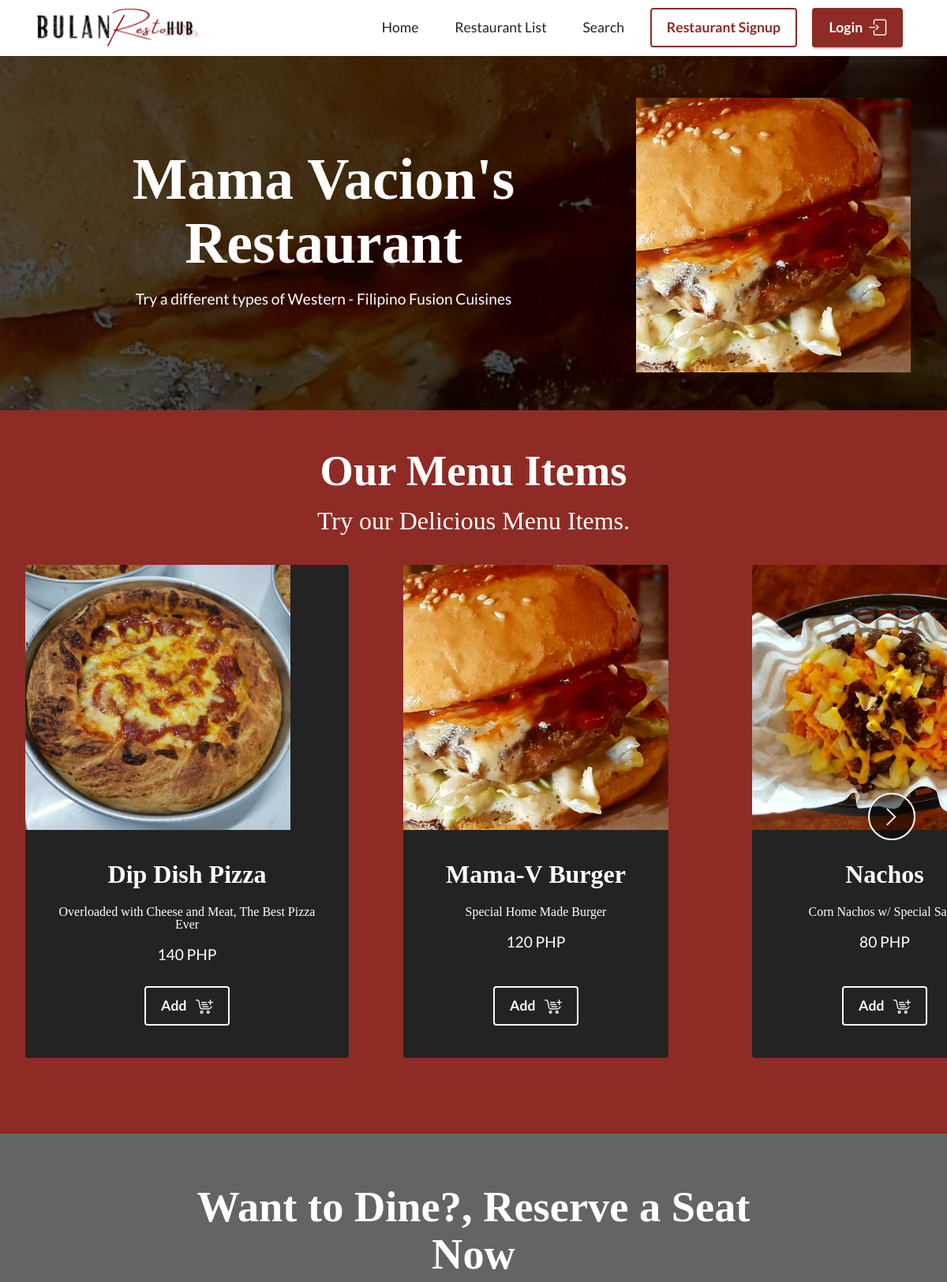
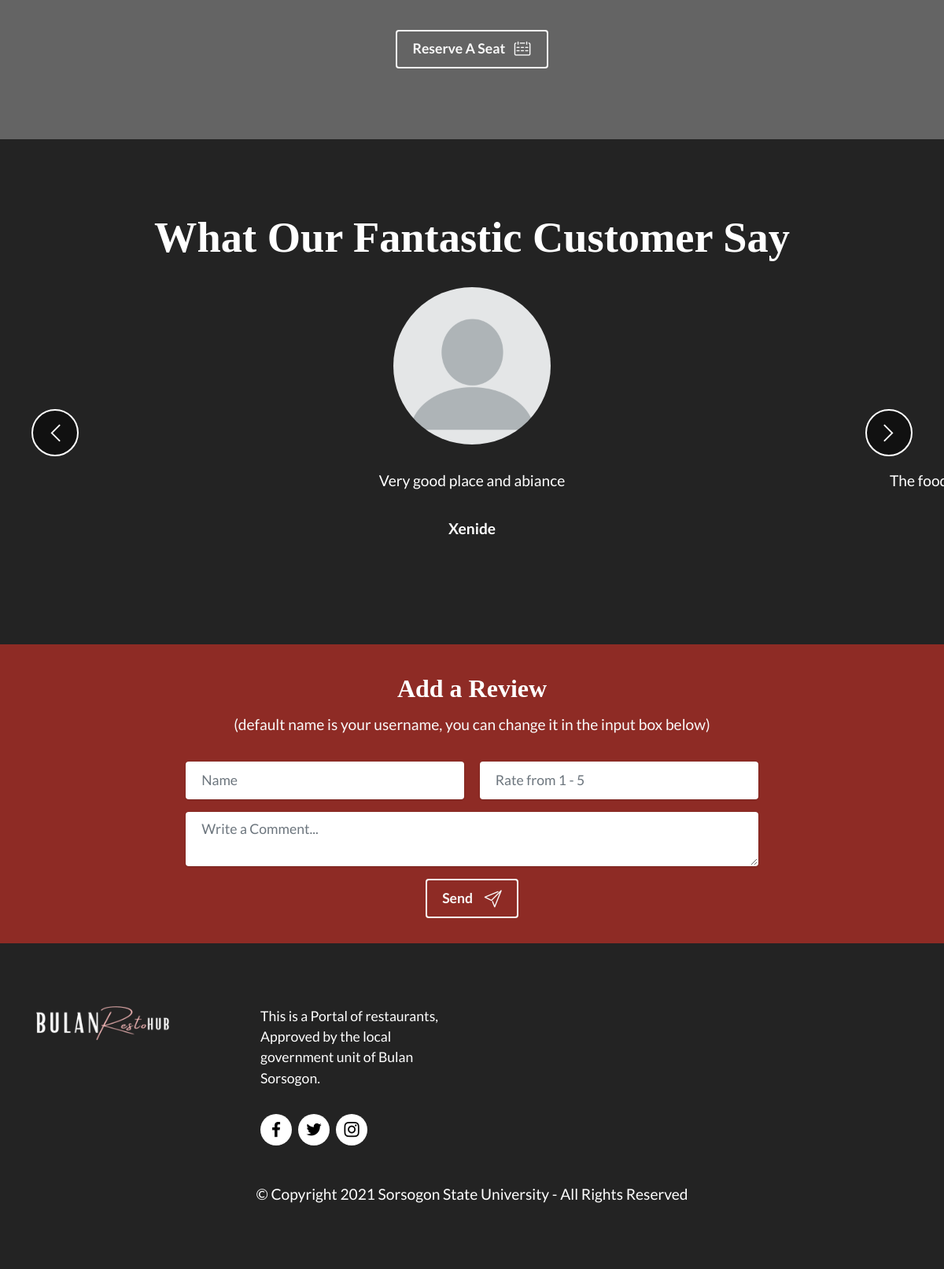
The app's page /restaurant/mamav with its own data (2 pictures, top to bottom).
### model.py (models this page shows)
class Restaurants(db.Model):
    __tablename__ = 'restaurants'
    id = Column(Integer,primary_key=True)
    title = Column(String(255))
    subtitle = Column(Text)
    image = Column(String(255))
    slug = Column(String(255))
    useraccount = Column(String(255))

class MenuItems(db.Model):
    __tablename__ = 'menu_items'
    id = Column(Integer,primary_key=True)
    name = Column(String(255))
    details = Column(String(255))
    image = Column(String(255))
    price = Column(String(255))
    search_tags = Column(String(255))
    slug = Column(String(255))

class Feedback(db.Model):
    __tablename__ = 'feedback'
    id = Column(Integer,primary_key=True)
    username = Column(String)
    slug = Column(String)
    rate = Column(Float)
    comment = Column(String)

### app.py (the view, shortened to what this page needs)
@app.route('/restaurant/<string:slug>',methods=['GET','POST'])
def restaurantpage(slug):
    global current_slug
    form = FeedbackForm()
    cart_form = CartForm()
    is_login = False
    restaurant = Restaurants.query.filter_by(slug=slug).one()
    menu_items = MenuItems.query.filter_by(slug=slug).order_by(asc(MenuItems.name))
    comments = Feedback.query.filter_by(slug=slug).order_by(asc(Feedback.username))
    return render_template('restaurant.html', restaurant=restaurant, menu_items=menu_items,comments=comments,is_login=is_login,cart_data_len=CartRecord.query.count(),form=form)

### forms.py
class FeedbackForm(FlaskForm):
    feedback_name = StringField('Name',render_kw={"placeholder":"Name"})
    rate = IntegerField('Rate',render_kw={"placeholder": "Rate from 1 - 5", "type" : "number"},validators=[NumberRange(1,5,message='You can only rate from 1 - 5')])
    message = TextAreaField('Message',render_kw={"placeholder":"Write a Comment..."},validators=[DataRequired()])

class CartForm(FlaskForm):
    menu_name = HiddenField()
    price = HiddenField()

### app.py (called while the page is built)
@app.context_processor
def default_contents():
    home_title = 'Life is full of Memories, we make them sweeter'
    home_subtitle = 'Choose a Restaurant'
    home_card_title = ["Restaurant Reservations","Order Food Now!","Join our Community"]
    home_card_subtitle =["Reserve a seat on our affiliated restaurants.","Easy ordering with free shipping fee.","We listen to feedback, be a part of our community."]
    restaurant_list_title = 'Our Affiliated Restaurant\'s'
    return dict(home_title=home_title,
                home_subtitle= home_subtitle,
                home_card_title = home_card_title,
                home_card_subtitle=home_card_subtitle,
                restaurant_list_title=restaurant_list_title)

### templates/restaurant.html (shortened to what this page needs)
{%extends "base.html"%}
{%block navbutton%}
{% if not is_login%}
<div class="navbar-buttons mbr-section-btn">
    <a class="btn btn-primary-outline display-4" href="/restosignup">
    Restaurant Signup
    </a>
    <a class="btn btn-primary display-4" href="/login">
    <span class="mbrib-login mbr-iconfont mbr-iconfont-btn" style="color: rgb(255, 255, 255);"></span>Login</a>
</div>
{%endif%}
{%endblock%}
{%block content%}
<section data-bs-version="5.1" class="header11 cid-sRxkInO9Dh mbr-parallax-background" style="background:url({{'../static/images/'+restaurant.image}}); background-size:cover; background-position: center;" id="header11-1q">
    <div class="mbr-overlay" style="opacity: 0.7; background-color: rgb(0, 0, 0);"></div>
    <div class="container">
        <div class="row justify-content-center">
            <div class="col-12 col-md-4 image-wrapper">
                <img class="w-100" src="{{url_for('static',filename = 'images/' + restaurant.image)}}" alt={{restaurant.slug}}>
            </div>
            <div class="col-12 col-md">
                <div class="text-wrapper text-center">
                    <h1 class="mbr-section-title mbr-fonts-style mb-3 display-1">
                        <strong>{{restaurant.title}}</strong></h1>
                    <p class="mbr-text mbr-fonts-style display-7">
                        {{restaurant.subtitle}}</p>
                </div>
            </div>
        </div>
    </div>
</section>
<section data-bs-version="5.1" class="slider4 mbr-embla cid-sRxnOJl3Yd" id="slider4-1u">
    <div class="position-relative text-center">
        <div class="mbr-section-head">
            <h4 class="mbr-section-title mbr-fonts-style align-center mb-0 display-2">
                <strong>Our Menu Items</strong></h4>
            <h5 class="mbr-section-subtitle mbr-fonts-style align-center mb-0 mt-2 display-5">Try our Delicious Menu Items.</h5>
        </div>
        <div class="embla mt-4" data-skip-snaps="true" data-align="center" data-contain-scroll="trimSnaps" data-auto-play-interval="5" data-draggable="true">
            <div class="embla__viewport container-fluid">
                <div class="embla__container">
                    {%for item in menu_items%}
                    <div class="embla__slide slider-image item" style="margin-left: 1rem; margin-right: 1rem;">
                        <div class="slide-content">
                            <div class="item-wrapper">
                                <div class="item-img">
                                    <img src="{{url_for('static',filename = 'images/' + item.image)}}" style="width:21rem !important; height:21rem !important;">
                                </div>
                            </div>
                            <div class="item-content">
                                <h5 class="item-title mbr-fonts-style display-5"><strong>{{item.name}}</strong></h5>
                                <p class="item-title mbr-fonts-style mt-3 display-8">{{item.details}}</p>
                                <p class="mbr-text mbr-fonts-style mt-3 display-7">{{item.price}}</p>
                            </div>
                            {% if not is_login%}
                            <div class="mbr-section-btn item-footer mt-2">
                                <a href="/login_error" class="btn item-btn btn-white-outline display-4" >
                                    <span class="mbrib-cart-add mbr-iconfont mbr-iconfont-btn"></span>Add&nbsp;
                                </a>
                            </div>
                            {%endif%}
                        </div>
                    </div>
                    {%endfor%}
                </div>
            </div>
            <button class="embla__button embla__button--next">
                <span class="mobi-mbri mobi-mbri-arrow-next mbr-iconfont" aria-hidden="true"></span>
            </button>
        </div>
    </div>
</section>
<section data-bs-version="5.1" class="info1 cid-sRxtMGZNhn mbr-parallax-background" id="info1-1x">
    <div class="mbr-overlay" style="opacity: 0.7; background-color: rgb(35, 35, 35);"></div>
    <div class="align-center container-fluid">
        <div class="row justify-content-center">
            <div class="col-12 col-lg-8">
                <h3 class="mbr-section-title mb-4 mbr-fonts-style display-2"><strong>Want to Dine?, Reserve a Seat Now</strong></h3>
                <div class="mbr-section-btn"><a class="btn btn-white-outline display-4" href='{{"/reservation/" + restaurant.slug}}'><span class="mbrib-calendar mbr-iconfont mbr-iconfont-btn"></span>Reserve A Seat&nbsp;</a></div>
            </div>
        </div>
    </div>
</section>
{% if comments.count() > 0 %}
<section data-bs-version="5.1" class="people5 mbr-embla cid-sRzsP7EzVI" id="people5-2d">
    <div class="position-relative text-center">
        <h3 class="mb-4 mbr-fonts-style display-2">
            <strong>What Our Fantastic Customer Say</strong>
        </h3>
        <div class="embla" data-skip-snaps="true" data-align="center" data-loop="true" data-auto-play-interval="5" data-draggable="true">
            <div class="embla__viewport container-fluid">
                <div class="embla__container">
                    {%for comment in comments%}
                    <div class="embla__slide slider-image item" style="margin-left: 7rem; margin-right: 7rem;">
                        <div class="user">
                            <div class="user_image">
                                <div class="item-wrapper position-relative">
                                    <img src="../static/assets/images/mbr-600x600.png">
                                </div>
                            </div>
                            <div class="user_text mb-4">
                                <p class="mbr-fonts-style display-7">
                                    {{comment.comment}}
                                </p>
                            </div>
                            <div class="user_name mbr-fonts-style mb-2 display-7">
                                <strong>{{comment.username}}</strong>
                            </div>
                        </div>
                    </div>
                    {%endfor%}
                </div>
            </div>
            <button class="embla__button embla__button--prev">
                <span class="mobi-mbri mobi-mbri-arrow-prev mbr-iconfont" aria-hidden="true"></span>
            </button>
            <button class="embla__button embla__button--next">
                <span class="mobi-mbri mobi-mbri-arrow-next mbr-iconfont" aria-hidden="true"></span>
            </button>
        </div>
    </div>
</section>
{%endif%}
<section data-bs-version="5.1" class="form5 cid-sRxvTc0ji1" id="form5-1y">
    <div class="container">
        <div class="mbr-section-head">
            <h3 class="mbr-section-title mbr-fonts-style align-center mb-0 display-5">
                <strong>Add a Review</strong></h3>
                        <h4 class="mbr-section-subtitle mbr-fonts-style align-center mb-0 mt-2 display-7 text-white">
                (default name is your username, you can change it in the input box below)</h4>
        </div>
        <div class="row justify-content-center mt-4">
            <div class="col-lg-8 mx-auto mbr-form" data-form-type="formoid">
                <form action="" method="POST" class="mbr-form form-with-styler" data-form-title="Form Name"><input type="hidden" name="email" data-form-email="true">
                    <div class="dragArea row">
                        <div class="col-md col-sm-12 form-group mb-3">
                            {{form.feedback_name(class="form-control")}}
                        </div>
                        <div class="col-md col-sm-12 form-group mb-3" data-for="name">
                            {{form.rate(class="form-control")}}
                        </div>
                        <div class="col-12 form-group mb-3" data-for="textarea">
                            {{form.message(class="form-control")}}
                        </div>
                        {%if not is_login%}
                        <div class="col-lg-12 col-md-12 col-sm-12 align-center mbr-section-btn">
                            <a href="/login_error_2" class="btn btn-white-outline display-4">
                                <span class="mbrib-paper-plane mbr-iconfont mbr-iconfont-btn"></span>Send
                                &nbsp;</a>
                        </div>
                        {%else%}
                        <div class="col-lg-12 col-md-12 col-sm-12 align-center mbr-section-btn">
                            <button type="submit" class="btn btn-white-outline display-4">
                                <span class="mbrib-paper-plane mbr-iconfont mbr-iconfont-btn"></span>Send
                                &nbsp;</button>
                        </div>
                        {%endif%}
                    </div>
                </form>
            </div>
        </div>
    </div>
</section>
{%endblock%}

### static/assets/theme/css/style.css (style rules this page uses)
section { background-color: #ffffff; }
body { font-style: normal; line-height: 1.5; font-weight: 400; color: #232323; position: relative; }
button { background-color: transparent; border-color: transparent; }
section, .container, .container-fluid { position: relative; word-wrap: break-word; }
a { font-style: normal; font-weight: 400; cursor: pointer; }
a, a:hover { text-decoration: none; }
.mbr-section-title { font-style: normal; line-height: 1.3; }
.mbr-section-subtitle { line-height: 1.3; }
.mbr-text { font-style: normal; line-height: 1.7; }
h1, h2, h3, h4, h5, h6, .display-1, .display-2, .display-4, .display-5, .display-7, span, p, a { line-height: 1; word-break: break-word; word-wrap: break-word; font-weight: 400; }
b, strong { font-weight: bold; }
section { background-position: 50% 50%; background-repeat: no-repeat; background-size: cover; }
.align-center { text-align: center; }
img, iframe { display: block; width: 100%; }
.mbr-section-btn { margin-left: -0.6rem; margin-right: -0.6rem; font-size: 0; }
.btn { font-weight: 600; border-width: 1px; font-style: normal; margin: 0.6rem 0.6rem; white-space: normal; transition: all 0.2s ease-in-out; display: inline-flex; align-items: center; justify-content: center; word-break: break-word; }
nav .mbr-section-btn { margin-left: 0rem; margin-right: 0rem; }
.btn .mbr-iconfont, .btn.btn-sm .mbr-iconfont { order: 1; cursor: pointer; margin-left: 0.5rem; vertical-align: sub; }
.row { display: -webkit-flex; -webkit-flex-wrap: wrap; }
.justify-content-center { -webkit-justify-content: center; }
html, body { height: auto; min-height: 100vh; }
.form-control { background-color: #ffffff; background-clip: border-box; color: #232323; line-height: 1rem !important; height: auto; padding: 0.6rem 1.2rem; transition: border-color 0.25s ease 0s; border: 1px solid transparent !important; border-radius: 4px; box-shadow: rgba(0, 0, 0, 0.07) 0px 1px 1px 0px, rgba(0, 0, 0, 0.07) 0px 1px 3px 0px, rgba(0, 0, 0, 0.03) 0px 0px 0px 1px; }
form .row { margin-left: -0.6rem; margin-right: -0.6rem; }
form .row [class*=col] { padding-left: 0.6rem; padding-right: 0.6rem; }
form .mbr-section-btn { margin: 0; padding-left: 0.6rem; padding-right: 0.6rem; }
form .btn { display: flex; padding: 0.6rem 1.2rem; margin: 0; }
textarea.form-control { line-height: 1.5rem !important; }
.form-group { margin-bottom: 1.2rem; }
.form-control, form .btn { min-height: 48px; }
.mbr-overlay { background-color: #000; bottom: 0; left: 0; opacity: 0.5; position: absolute; right: 0; top: 0; z-index: 0; pointer-events: none; }
.mt-4 { margin-top: 2rem !important; }
.mb-4 { margin-bottom: 2rem !important; }
@media (min-width: 992px) { .container { padding-left: 16px; padding-right: 16px; } }
@media (min-width: 992px) { .row { margin-left: -16px; margin-right: -16px; } }
@media (min-width: 992px) { .row > [class*=col] { padding-left: 16px; padding-right: 16px; } }
@media (min-width: 768px) { .container-fluid { padding-left: 32px; padding-right: 32px; } }
.card-wrapper, .item-wrapper { overflow: hidden; }
.item { position: relative; }

### records on screen
Restaurants: image (picture), title "Mama Vacion's Restaurant", subtitle "Try a different types of Western - Filipino Fusion Cuisines"
MenuItems: image (picture), name "Dip Dish Pizza", details "Overloaded with Cheese and Meat, The Best Pizza Ever", price "140 PHP"
MenuItems: image (picture), name "Mama-V Burger", details "Special Home Made Burger", price "120 PHP"
MenuItems: image (picture), name "Nachos", details "Corn Nachos w/ Special…", price "80 PHP"
Feedback: comment "Very good place and abiance", username "Xenide"
Feedback: comment "The…"
